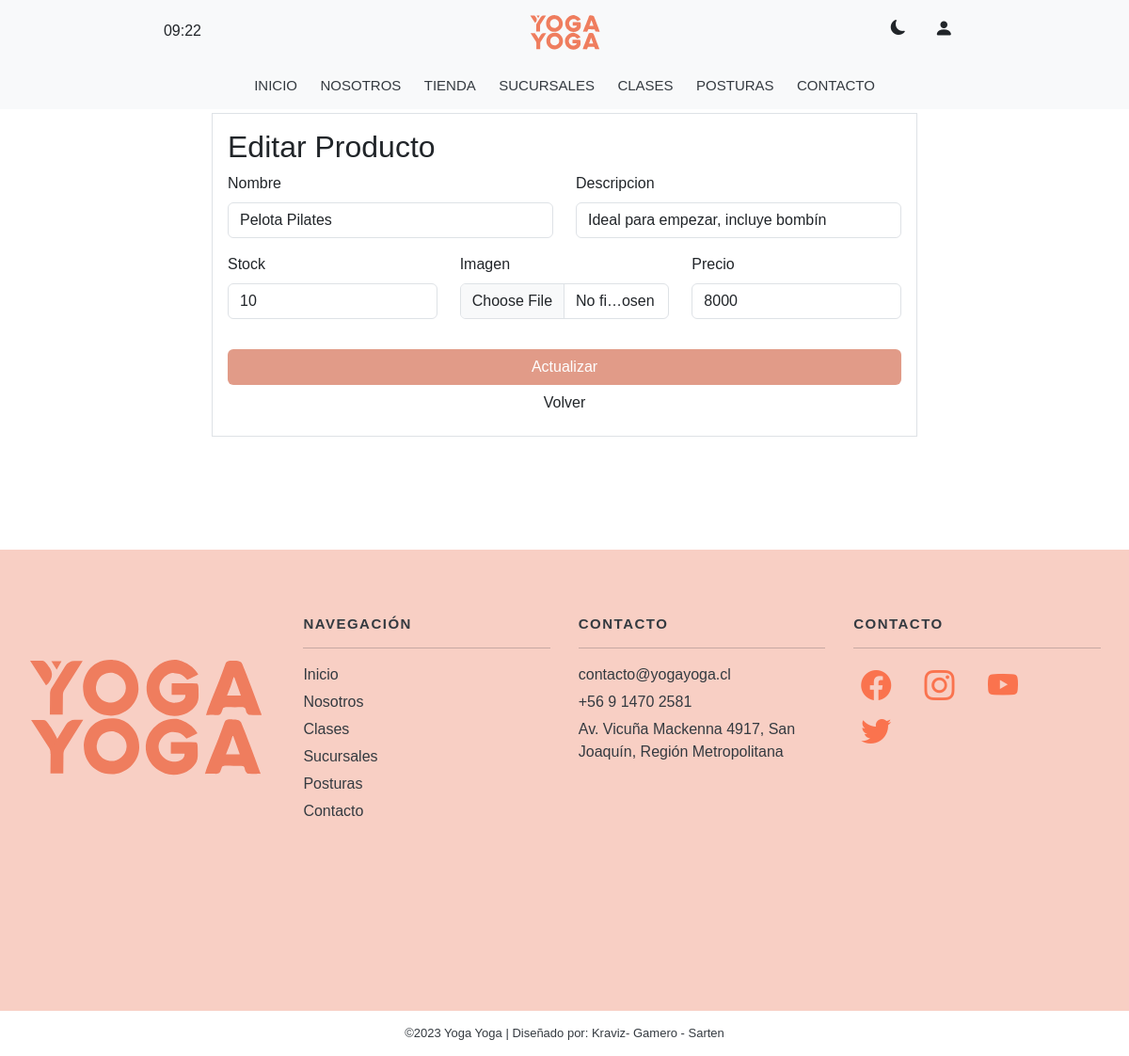
The page /editprod/13 on the database its author committed.
### crud/models.py (models this page shows, shortened)
class Producto(models.Model):
    id = models.BigAutoField (primary_key = True)
    img = models.ImageField(verbose_name="imagen", upload_to="productos", default="", blank=True, null=True)
    titulo = models.CharField(max_length=50, verbose_name='Nombre')
    descripcion = models.CharField(verbose_name='Descripcion', max_length=40, default="")
    stock = models.IntegerField(verbose_name='Stock')
    precio = models.IntegerField(verbose_name='Precio')
    created_at = models.DateTimeField(auto_now_add=True, verbose_name = 'Fecha de creción')
    updated_at = models.DateTimeField(auto_now=True, verbose_name = 'Fecha de actualización')
    class Meta:
        verbose_name = 'Producto'
        verbose_name_plural = 'Productos'
        ordering = ['created_at']

### crud/views.py (the view, shortened to what this page needs)
# urls.py: path('editprod/<str:producto_id>', views.prod_edit,name="producto-edit"),
def prod_edit(request,producto_id):
    try:
        producto = Producto.objects.get(id = producto_id)
        form = ProductForm(instance=producto)
        context = {'form':form}
        return render(request,'core/edit.html',context)
    except:
        print("Error al obtener el producto")
        return redirect(reverse('tienda') + '?NO_EXIST')

### crud/forms.py
class ProductForm(ModelForm):
    class Meta:
        model = Producto
        fields = [
            'id',
            'titulo',
            'precio',
            'stock',
            'img',
            'descripcion'
        ]
        labels = {
            'id':'ID',
            'titulo':'TITULO',
            'precio':'PRECIO',
            'stock':'STOCK',
            'img':'IMAGEN',
            'descripcion': 'DESCRIPCION'
        }
        widgets = {
            'id':forms.TextInput(attrs={'class':'form-control shadow-none'}),
            'titulo':forms.TextInput(attrs={'class':'form-control shadow-none'}),
            'precio':forms.TextInput(attrs={'class':'form-control shadow-none no-arrows','type':'number'}),
            'stock':forms.TextInput(attrs={'class':'form-control shadow-none no-arrows','type':'number'}),
            'img':forms.FileInput(attrs={'class':'form-control shadow-none'}),
            'descripcion':forms.TextInput(attrs={'class':'form-control shadow-none'})
        }

### core/templates/core/edit.html (shortened to what this page needs)
{% extends 'core/base.html' %}
{% load static %}
{% block link %}
<link rel="stylesheet" href="{% static 'core/css/form.css' %}"> {% endblock %}
{% block content%}
<main>
    <div class="containerForm">
        <form class="border p-3 col-md-10" method="POST" enctype="multipart/form-data">
            <h2>Editar Producto</h2>
            <div class="row">
                <div class="col">
                    <div class="mb-3 password-container">
                        <label for="titulo" class="form-label">Nombre</label>
                        <div class="input-group">
                            {{form.titulo}}
                        </div>
                    </div>
                </div>
                <div class="col">
                    <div class="mb-3 password-container">
                        <label for="descripcion" class="form-label">Descripcion</label>
                        <div class="input-group">
                            {{form.descripcion}}
                        </div>
                    </div>
                </div>
            </div>
            <div class="row">
                <div class="col">
                    <div class="mb-3 ">
                        <label for="stock" class="form-label">Stock</label>
                        {{form.stock}}
                    </div>
                </div>
                <div class="col">
                    <div class="mb-3">
                        <label for="img" class="form-label">Imagen</label>
                        {{form.img}}
                    </div>
                </div>
                <div class="col">
                    <div class="mb-3">
                        <label for="precio" class="form-label">Precio</label>
                        {{form.precio}}
                    </div>
                </div>
            </div>
            <div class="mt-3 d-flex flex-column">
                <button type="submit" id="actualizar" value="Actualizar" class="btn" onclick="">Actualizar</button>
                <a class="btn volver" href="{% url 'tienda' %}">Volver</a>
            </div>
        </form>
    </div>
</main>
{% endblock %}

### core/static/core/css/form.css (style rules this page uses)
.containerForm { display: flex; justify-content: center; width: 900px; margin: 15vh auto }
#actualizar { background-color: #e19b88; color: white; }

### core/static/core/css/main.css (style rules this page uses)
:root { --color-primary: #fa734e; --color-primary-light: #f8cfc4; --color-dark: #343a40; }
* { margin: 0; padding: 0; font-family: Verdana, Geneva, Tahoma, sans-serif; }
main { margin-top: 120px; }

### rows shown on the page
Producto: titulo "Pelota Pilates", descripcion "Ideal para empezar, incluye bombín", stock "10", precio "8000"
